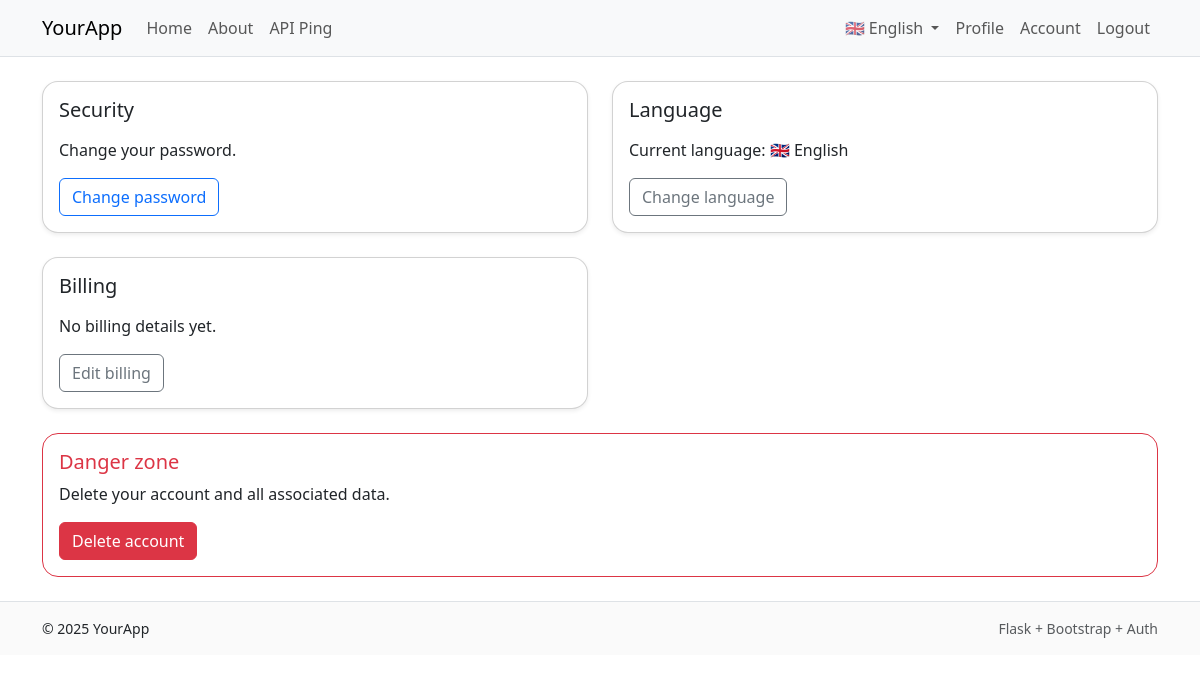
The app's page /account/ (signed in), older data.
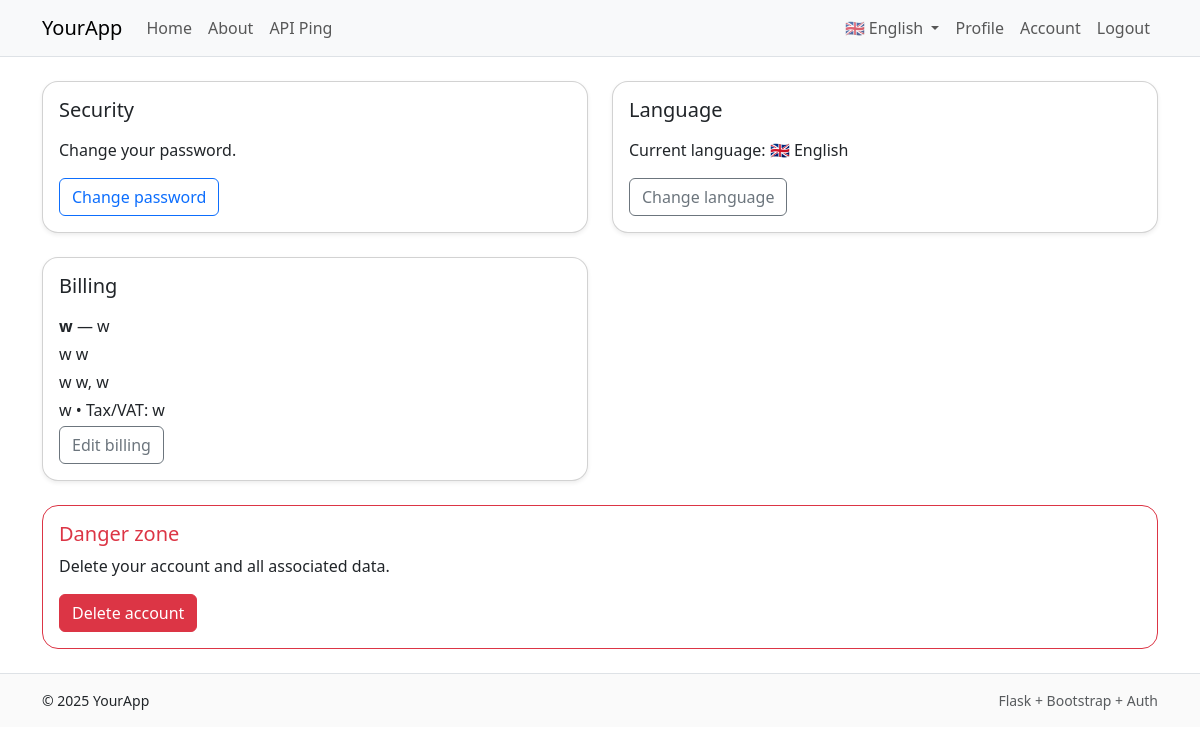
The same page, newer data.
### app/models/user.py (models this page shows, shortened)
class User(UserMixin, db.Model):
    id = db.Column(db.Integer, primary_key=True)
    email = db.Column(db.String(255), unique=True, nullable=False, index=True)
    language = db.Column(db.String(5), default='en')
    role = db.Column(db.String(20), nullable=False, default='user', index=True)
    password_hash = db.Column(db.String(255), nullable=False)
    created_at = db.Column(db.DateTime, default=datetime.utcnow, nullable=False)
    confirmed_at = db.Column(db.DateTime, nullable=True)
    is_active = db.Column(db.Boolean, default=True, nullable=False, index=True)
    billing = db.relationship("BillingProfile", uselist=False, back_populates="user", cascade="all, delete-orphan")
    @property
    def is_authenticated(self):
        return True

### app/models/billing.py (models this page shows)
class BillingProfile(db.Model):
    id = db.Column(db.Integer, primary_key=True)
    user_id = db.Column(db.Integer, db.ForeignKey('user.id', ondelete='CASCADE'), unique=True, nullable=False)
    full_name = db.Column(db.String(255), nullable=True)
    company = db.Column(db.String(255), nullable=True)
    address1 = db.Column(db.String(255), nullable=True)
    address2 = db.Column(db.String(255), nullable=True)
    city = db.Column(db.String(128), nullable=True)
    state = db.Column(db.String(128), nullable=True)
    postal_code = db.Column(db.String(64), nullable=True)
    country = db.Column(db.String(2), nullable=True)  # ISO 2-letter code
    tax_id = db.Column(db.String(64), nullable=True)  # VAT/Tax number
    user = db.relationship("User", back_populates="billing")

### app/blueprints/account/routes.py (the view)
@bp.get("/")
@login_required
def overview():
    billing = current_user.billing
    return render_template("account/overview.html", billing=billing)

### app/__init__.py (called while the page is built)
def get_locale():
    from flask_login import current_user
    if current_user.is_authenticated and hasattr(current_user, 'language'):
        return current_user.language
    from flask import current_app
    return request.accept_languages.best_match(current_app.config['BABEL_SUPPORTED_LOCALES'])

### app/context_helpers.py (called while the page is built)
def register_context_processors(app):
    @app.context_processor
    def utility_processor():
        def has_endpoint(name: str) -> bool:
            return name in current_app.view_functions
        return dict(has_endpoint=has_endpoint)

### app/templates/account/overview.html
{% extends "base.html" %}
{% block content %}
<div class="row g-4">
  <div class="col-12 col-lg-6">
    <div class="card shadow-sm">
      <div class="card-body">
        <h2 class="h5 mb-3">{{ _('Security') }}</h2>
        <p>{{ _('Change your password') }}.</p>
        <a class="btn btn-outline-primary" href="{{ url_for('account.change_password') }}">{{ _('Change password') }}</a>
      </div>
    </div>
  </div>
  <div class="col-12 col-lg-6">
    <div class="card shadow-sm">
      <div class="card-body">
        <h2 class="h5 mb-3">{{ _('Language') }}</h2>
        <p>
          {{ _('Current language') }}:
          {% if current_user.language == 'de' %}
            🇩🇪 Deutsch
          {% else %}
            🇬🇧 English
          {% endif %}
        </p>
        <a class="btn btn-outline-secondary" href="{{ url_for('account.change_language') }}">{{ _('Change language') }}</a>
      </div>
    </div>
  </div>
  <div class="col-12 col-lg-6">
    <div class="card shadow-sm">
      <div class="card-body">
        <h2 class="h5 mb-3">{{ _('Billing') }}</h2>
        {% if billing %}
          <p class="mb-1"><strong>{{ billing.full_name or "-" }}</strong> {% if billing.company %}— {{ billing.company }}{% endif %}</p>
          <p class="mb-1">{{ billing.address1 }} {{ billing.address2 or "" }}</p>
          <p class="mb-1">{{ billing.postal_code }} {{ billing.city }}{% if billing.state %}, {{ billing.state }}{% endif %}</p>
          <p class="mb-1">{{ billing.country }}{% if billing.tax_id %} • Tax/VAT: {{ billing.tax_id }}{% endif %}</p>
        {% else %}
          <p>{{ _('No billing details yet') }}.</p>
        {% endif %}
        <a class="btn btn-outline-secondary" href="{{ url_for('account.billing') }}">{{ _('Edit billing') }}</a>
      </div>
    </div>
  </div>
  <div class="col-12">
    <div class="card border-danger">
      <div class="card-body">
        <h2 class="h5 text-danger">{{ _('Danger zone') }}</h2>
        <p>{{ _('Delete your account and all associated data') }}.</p>
        <a class="btn btn-danger" href="{{ url_for('account.delete_account') }}">{{ _('Delete account') }}</a>
      </div>
    </div>
  </div>
</div>
{% endblock %}

### app/templates/base.html (shortened to what this page needs)
<!doctype html>
<html lang="en">
  <head>
    <link href="https://cdn.jsdelivr.net/npm/bootstrap@5.3.3/dist/css/bootstrap.min.css" rel="stylesheet">
    <link href="{{ url_for('static', filename='css/app.css') }}" rel="stylesheet">
  </head>
  <body>
    <nav class="navbar navbar-expand-lg bg-body-tertiary border-bottom">
      <div class="container">
        <a class="navbar-brand" href="{{ url_for('main.index') }}">YourApp</a>
        <div class="collapse navbar-collapse" id="nav">
          <ul class="navbar-nav me-auto mb-2 mb-lg-0">
            <li class="nav-item"><a class="nav-link" href="{{ url_for('main.index') }}">{{ _('Home') }}</a></li>
            <li class="nav-item"><a class="nav-link" href="{{ url_for('main.about') }}">{{ _('About') }}</a></li>
            <li class="nav-item"><a class="nav-link" href="/api/v1/ping">API Ping</a></li>
          </ul>
          <ul class="navbar-nav">
            {% if current_user.is_authenticated %}
              <li class="nav-item dropdown">
                <a class="nav-link dropdown-toggle" href="#" id="languageDropdown" role="button" data-bs-toggle="dropdown" aria-expanded="false">
                  {% if current_user.language == 'de' %}🇩🇪 Deutsch{% else %}🇬🇧 English{% endif %}
                </a>
              </li>
              <li class="nav-item"><a class="nav-link" href="{{ url_for('main.profile') }}">{{ _('Profile') }}</a></li>
              <li class="nav-item"><a class="nav-link" href="{{ url_for('account.overview') }}">{{ _('Account') }}</a></li>
              <li class="nav-item"><a class="nav-link" href="{{ url_for('auth.logout') }}">{{ _('Logout') }}</a></li>
            {% else %}
              <li class="nav-item"><a class="nav-link" href="{{ url_for('auth.login') }}">Login</a></li>
              <li class="nav-item"><a class="nav-link" href="{{ url_for('auth.register') }}">Register</a></li>
            {% endif %}
          </ul>
        </div>
      </div>
    </nav>
    <main class="py-4">
      <div class="container">
        {% block content %}{% endblock %}
      </div>
    </main>
    <footer class="border-top py-3">
      <div class="container d-flex justify-content-between">
        <small>&copy; {{ 2025 }} YourApp</small>
        <small class="text-muted">Flask + Bootstrap + Auth</small>
      </div>
    </footer>
  </body>
</html>

### app/static/css/app.css (style rules this page uses)
.card { border-radius: 1rem; }
footer { background: #fafafa; }

Row changes from the older to the newer data that the page shows:
added BillingProfile: full_name "w", company "w", address1 "w", address2 "w", postal_code "w", city "w", state "w", country "w", tax_id "w"
Text that changed along with them:
text no longer shown: "No billing details yet ."
text now shown: "— , • Tax/VAT:"
